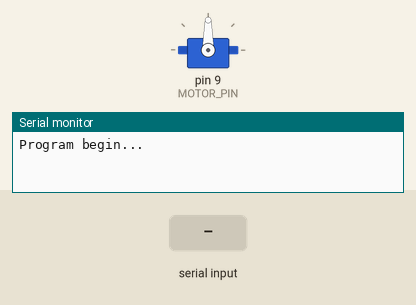
Recording of a sketch running on a simulated Arduino Uno, built with avr-gcc and run on an emulated ATmega328P. On the bench: servo, the last lines printed to the serial monitor. Inputs (shaded band) come from the test bench.

Above: at 0.01 s.
At 0.9 s:
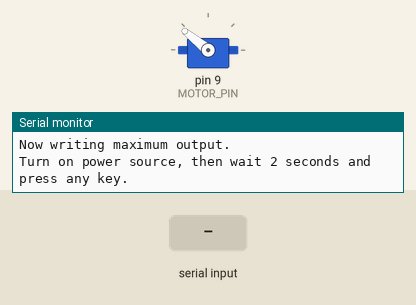
1.0 s: "1" received over Serial
At 2.1 s:
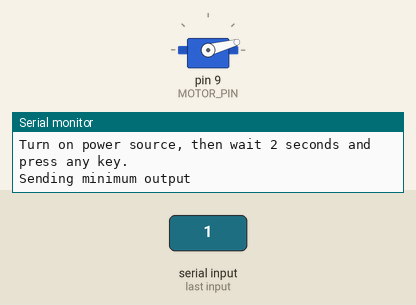
Timing chart, 0 to 4.0 s (numbered marks = the images above; inputs shaded):
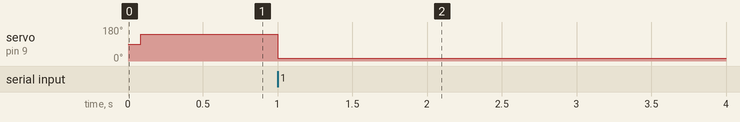

The sketch:

calibrating.ino
```cpp
// For calibrating you may use the following code snipet
#include <Servo.h>
#define MAX_SIGNAL 2000
#define MIN_SIGNAL 700
#define MOTOR_PIN 9

Servo motor;

void setup() {
  Serial.begin(9600);
  Serial.println("Program begin...");
  Serial.println("This program will calibrate the ESC.");

  motor.attach(MOTOR_PIN);

  Serial.println("Now writing maximum output.");
  Serial.println("Turn on power source, then wait 2 seconds and press any key.");
  motor.writeMicroseconds(MAX_SIGNAL);

  // Wait for input
  while (!Serial.available());
  Serial.read();

  // Send min output
  Serial.println("Sending minimum output");
  motor.writeMicroseconds(MIN_SIGNAL);

}

void loop() {

}
```

Measured:
- after the input at 1.0 s, servo on pin 9 (MOTOR_PIN): 141° → 15° at once
